Frame 1 (no input): blank canvas, image omitted
Frame 60 (no input): blank canvas, image omitted
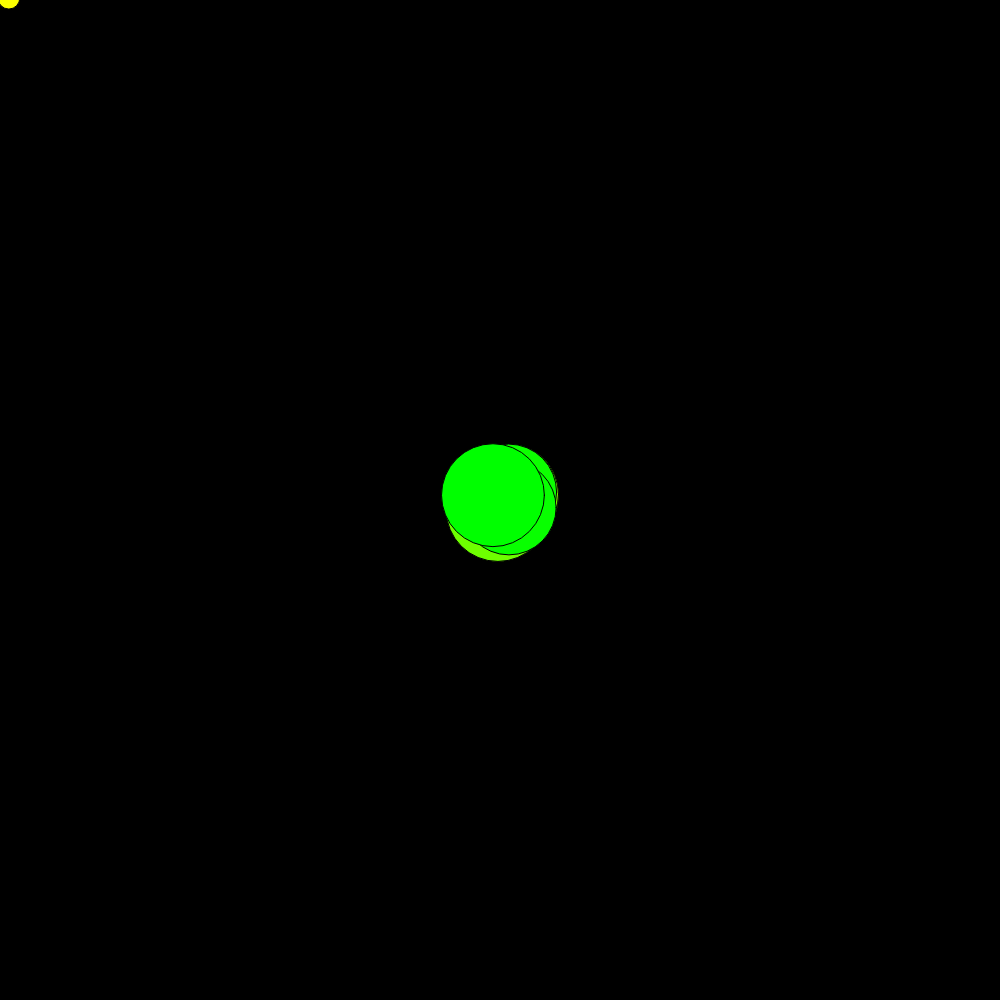
Frame 120 (the mouse pressed at the canvas centre since frame 60)

The p5.js sketch whose frames 1 and 60 were blank and that drew this single picture after the mouse press (run headless with seeded random() and noise() and a simulated clock; from frame 60 on, the mouse is pressed at the canvas centre):

// p5.js sketch
// ── sketch.js
function setup() {
  createCanvas(1000, 1000);
  background(0);
}

var myHue = 0;

function draw() {
  colorMode(HSB);

  var xPos = random( 20 )-10;
  var yPos = random( 20 )-10;
  var circleSize = 5 + random(100);

  // var hueRandomNumber = random( 255 );
  // var greenRandomNumber = random( 255 );
  // var blueRandomNumber = random( 255 );

  myHue += 1;

  stroke(0);
  fill(myHue, 100, 100)
  strokeWeight(1);
  // I am drawing line here. :)

  if (myHue > 360) {
    myHue = 0;
  }

  if ( mouseIsPressed ) {
    ellipse(pmouseX+xPos, pmouseY+yPos, circleSize, circleSize);
  }

  if ( keyIsPressed ) {
    background (0);
  }

  // var myName = "ihavehairyknees"

  /*  noStroke();
  fill(mouseX);
  ellipse (width/2, height/2, mouseX, mouseY); */

}
